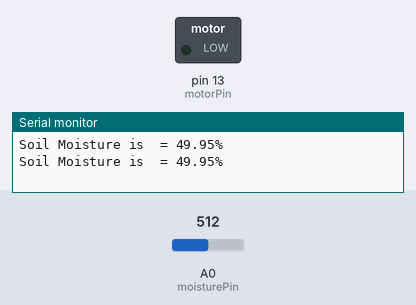
This sketch was run on a simulated Arduino Uno, built with avr-gcc and run on an emulated ATmega328P. Parts: switched loads named in the sketch (green lamp = pin HIGH), the last lines printed to the serial monitor. The inputs (shaded band) are chosen by the test bench; at power-on: A0 (moisturePin) = 512.

Above: at 1.8 s.
1.9 s: A0 (moisturePin) set to 699
3.4 s: A0 (moisturePin) set to 724
At 4.4 s:
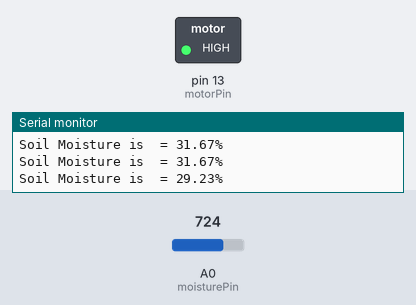
5.5 s: A0 (moisturePin) set to 716
At 7.2 s:
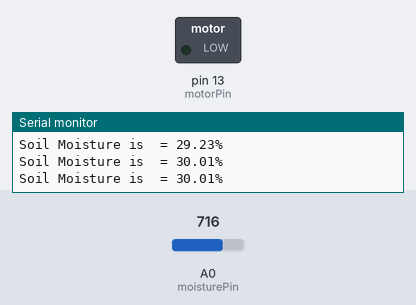
7.5 s: A0 (moisturePin) set to 900
At 8.8 s:
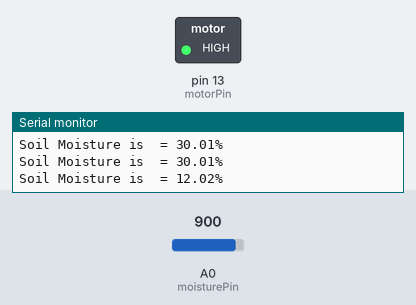
Timing chart, 0 to 10.5 s (numbered marks = the images above; inputs shaded):
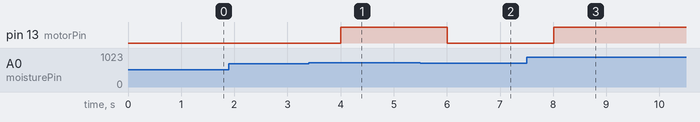

Measured:
- the behaviour switches between 716 and 717 on A0 (moisturePin) (found by bisection; images 0 and 1)
- after the input at 3.4 s, pin 13 (motorPin): LOW → HIGH after 0.60 s
- after the input at 5.5 s, pin 13 (motorPin): HIGH → LOW after 0.51 s
- after the input at 7.5 s, pin 13 (motorPin): LOW → HIGH after 0.51 s

The sketch:

motorF.ino
```cpp
#define motorPin 13

const int moisturePin = A0;
unsigned long interval = 10000;
unsigned long previousMillis = 0;
void setup() {
  // put your setup code here, to run once:
  Serial.begin(115200);
  pinMode(motorPin, OUTPUT);
  digitalWrite(motorPin, LOW);
}

void loop() {
  // put your main code here, to run repeatedly:
  float  moisturePercentage = ( 100.00 - ( (analogRead(moisturePin) / 1023.00) * 100.00 ) );
  /*moisturePercentage=40.00;*/
  Serial.print("Soil Moisture is  = ");
  Serial.print(moisturePercentage);
  Serial.println("%");
  if (moisturePercentage < 25) {
    digitalWrite(motorPin, HIGH);         // tun on motor
  }
  if (moisturePercentage > 25 && moisturePercentage < 30) {
    digitalWrite(motorPin, HIGH);        //turn on motor pump
  }
  if (moisturePercentage > 30) {
    digitalWrite(motorPin, LOW);          // turn off mottor
  }
  delay(1000);
}
```
